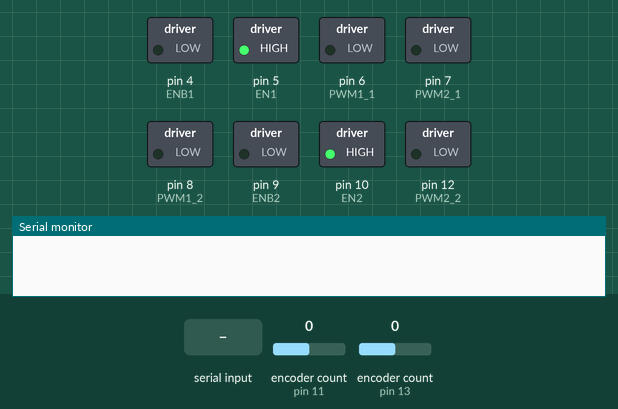
This sketch was run on a simulated Arduino Uno, built with avr-gcc and run on an emulated ATmega328P. On the bench: switched loads named in the sketch (green lamp = pin HIGH), the last lines printed to the serial monitor. The test bench sets the inputs (shaded band); at power-on: encoder count (sensors on pin 11, pin 13) 0.

Above: at 0.1 s.
At 3.1 s:
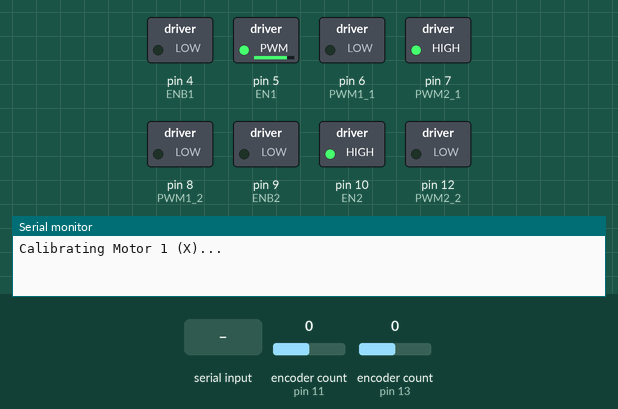
At 10.2 s:
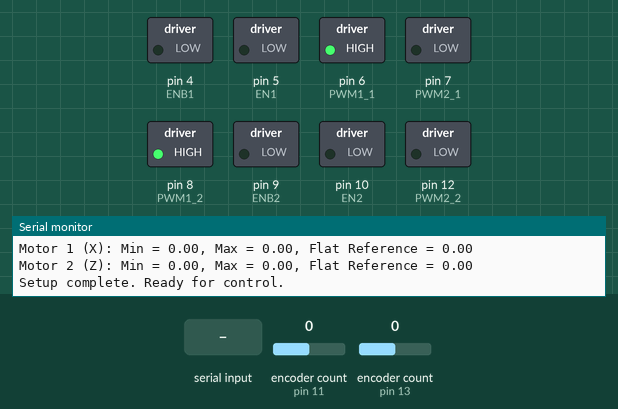
10.3 s: "X:\n" received over Serial
Timing chart, 0 to 13.3 s (numbered marks = the images above; inputs shaded):
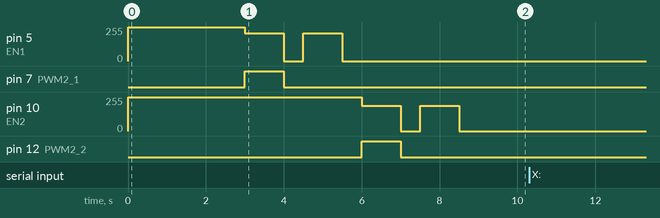

The sketch:

2Motor_ImpCL.ino
```cpp
#include <Encoder.h>

// Motor 1 Pins
#define EN1 5       // Enable pin for Motor 1
#define ENB1 4      // Inverted Enable pin for Motor 1
#define PWM1_1 6    // PWM pin for Motor 1 control
#define PWM2_1 7    // PWM pin for Motor 1 direction

// Motor 2 Pins
#define EN2 10      // Enable pin for Motor 2
#define ENB2 9      // Inverted Enable pin for Motor 2
#define PWM1_2 8    // PWM pin for Motor 2 control
#define PWM2_2 12   // PWM pin for Motor 2 direction

// Encoder counts per revolution
const int COUNTS_PER_REV = 12;  // Based on your encoder specs
const int GEAR_RATIO = 25;      // Gear ratio
const int ENC_PRX = 1600; // COUNTS_PER_REV * GEAR_RATIO; // Encoder counts per revolution Motor 1
const int ENC_PRZ = 1600; // COUNTS_PER_REV * GEAR_RATIO; // Encoder counts per revolution Motor 2

// Encoder objects
Encoder myEncX(11, 3); // Encoder for Motor 1
Encoder myEncZ(13, 2); // Encoder for Motor 2

// PID constants and variables for Motor 1 (X)
float KpX = 275, KiX = 10*0, KdX = 6;
float errX = 0, err_lastX = 0, err_intX = 0, err_dotX = 0;
float ucommandX = 0;

// PID constants and variables for Motor 2 (Z)
float KpZ = 275, KiZ = 10*0, KdZ = 6;
float errZ = 0, err_lastZ = 0, err_intZ = 0, err_dotZ = 0;
float ucommandZ = 0;

// Timing variables
float curTime = 0, prevTime = 0, deltaTime = 0;

// Target positions
float targetX = 0, targetZ = 0;
float maxAngleX = 0, minAngleX = 0;
float maxAngleZ = 0, minAngleZ = 0;

// Target smoothing
float alpha = 0.1; // Smoothing factor for first-order filter
float smooth_targetX = 0; // Smoothed reference angle for X
float smooth_targetZ = 0; // Smoothed reference angle for Z

// Motor state variables
long curPositionX = 0, curPositionZ = 0;
float cur_radX = 0, cur_radZ = 0;

// Motor speed limits
const int MAX_PWMX = 210;
const int MAX_PWMZ = 190;

void setup() {
  Serial.begin(115200);

  // Motor 1 setup
  pinMode(EN1, OUTPUT);
  pinMode(ENB1, OUTPUT);
  pinMode(PWM1_1, OUTPUT);
  pinMode(PWM2_1, OUTPUT);

  // Motor 2 setup
  pinMode(EN2, OUTPUT);
  pinMode(ENB2, OUTPUT);
  pinMode(PWM1_2, OUTPUT);
  pinMode(PWM2_2, OUTPUT);

  // Enable both motors
  digitalWrite(EN1, HIGH);
  digitalWrite(ENB1, LOW);
  digitalWrite(EN2, HIGH);
  digitalWrite(ENB2, LOW);
  delay(3000); // Find border in Python

  calibrateAngles();
  Serial.println("Setup complete. Ready for control.");

}

void loop() {
  updateTargetFromSerial();

  // Smoothly update reference angles
  smooth_targetX += alpha * (targetX - smooth_targetX);
  smooth_targetZ += alpha * (targetZ - smooth_targetZ);

  // Time-based control for PID calculations
  curTime = millis();
  deltaTime = (curTime - prevTime) / 1000.0; // Convert deltaTime to seconds

  // Update positions from encoders
  curPositionX = myEncX.read();
  curPositionZ = myEncZ.read();

  // Convert encoder counts to radians
  cur_radX = (2 * PI * curPositionX) / ENC_PRX;
  cur_radZ = (2 * PI * curPositionZ) / ENC_PRZ;

  // Calculate errors for PID control
  errX = smooth_targetX - cur_radX;
  errZ = smooth_targetZ - cur_radZ;

  // PID terms for Motor 1
  err_intX += errX * deltaTime;
  err_dotX = (errX - err_lastX) / deltaTime;
  ucommandX = KpX * errX + KiX * err_intX + KdX * err_dotX;
  //ucommandX = -ucommandX; // clear that we switched signs because of wiring.

  // PID terms for Motor 2
  err_intZ += errZ * deltaTime;
  err_dotZ = (errZ - err_lastZ) / deltaTime;
  ucommandZ = KpZ * errZ + KiZ * err_intZ + KdZ * err_dotZ;
  ucommandZ = -ucommandZ;
  // Constrain PWM output to avoid overflow
  int PWMX = constrain(ucommandX, -MAX_PWMX, MAX_PWMX);
  int PWMZ = constrain(-ucommandZ, -MAX_PWMZ, MAX_PWMZ);
  if (abs(PWMX) < 10) {
    PWMX = 0; // Set PWM to 0 if within dead zone
  } else if (abs(PWMZ) < 10){
    PWMZ = 0; // Set PWM to 0 if within dead zone
  }

  // Apply dead zone logic
  if (abs(PWMX) < 30) {
    PWMX = 0; // Set PWM to 0 if within dead zone
  }
  if (abs(PWMZ) < 30) {
    PWMZ = 0; // Set PWM to 0 if within dead zone
  }

  // Apply PWM to motors
  setMotorSpeed(1, PWMX); // Motor 1
  setMotorSpeed(2, PWMZ); // Motor 2

  // Update last error and time
  err_lastX = errX;
  err_lastZ = errZ;
  prevTime = curTime;

  // // Debugging output
  // Serial.print("Motor 1 (X) ");
  // Serial.print("Target: "); Serial.print(targetX);
  // Serial.print(" Current: "); Serial.print(cur_radX);
  // Serial.print(" PWM: "); Serial.print(PWMX);


  // Serial.print("Motor 2 (Z) ");
  // Serial.print("Target: "); Serial.print(targetZ);
  // Serial.print(" Current: "); Serial.print(cur_radZ);
  // Serial.print(" PWM: "); Serial.println(PWMZ);


  delay(33); // Control loop delay
}

// Function to control motor speed and direction
void setMotorSpeed(int motor, int pwm) {
  bool dir = pwm > 0; // Direction based on sign of PWM
  pwm = abs(pwm);     // Use absolute value for speed

  if (motor == 1) { // Motor 1
    analogWrite(EN1, pwm); // Set speed
    digitalWrite(PWM1_1, !dir); // Set direction
    digitalWrite(PWM2_1, dir);
  } else if (motor == 2) { // Motor 2
    analogWrite(EN2, pwm); // Set speed
    digitalWrite(PWM1_2, !dir); // Set direction
    digitalWrite(PWM2_2, dir);
  }
}

// Helper function to constrain a value within limits
float constrainValue(float value, float minLimit, float maxLimit) {
  if (value < minLimit) {
    return minLimit+.2;
  } else if (value > maxLimit) {
    return maxLimit-.2; // keep them away from very limits
  }
  return value;
}

// Function to process serial input and update target positions
void updateTargetFromSerial() {
  if (Serial.available() > 0) {
    String input = Serial.readStringUntil('\n'); // Read input until newline

    // Example input format: "X:00.00Z00.00"
    if (input.startsWith("X:") && input.indexOf("Z") != -1) {
      int zIndex = input.indexOf("Z"); // Find the index of 'Z'

      // Extract X value
      String xValue = input.substring(2, zIndex); // Extract value after "X:" up to "Z"
      float parsedX = xValue.toFloat(); // Convert to float

      // Extract Z value
      String zValue = input.substring(zIndex + 1); // Extract value after "Z"
      float parsedZ = zValue.toFloat(); // Convert to float

      // Adjust targets relative to flat position
      targetX = constrainValue(parsedX + targetX, minAngleX, maxAngleX); // Add offset from flat
      targetZ = constrainValue(parsedZ + targetZ, minAngleZ, maxAngleZ); // Add offset from flat


      // // Print updated constrained values
      // Serial.print("Constrained targetX: ");
      // Serial.println(targetX);
      // Serial.print("Constrained targetZ: ");
      // Serial.println(targetZ);

    } else {
      Serial.println("Invalid command. Use format: X:00.00Z00.00");
    }
  }
}

// Function to calibrate the angle limits for the motors
void calibrateAngles() {
  // Move Motor 1 (X) to positive limit
  Serial.println("Calibrating Motor 1 (X)...");
  setMotorSpeed(1, MAX_PWMX); // Full speed forward
  delay(1000); // Run for 2 seconds
  long curPositionX = myEncX.read();
  maxAngleX = (2 * PI * curPositionX) / ENC_PRX; // Convert to radians
  setMotorSpeed(1, 0); // Stop motor
  delay(500); // Allow motor to settle

  // Move Motor 1 (X) to negative limit
  setMotorSpeed(1, -MAX_PWMX); // Full speed backward
  delay(1000); // Run for 2 seconds
  curPositionX = myEncX.read();
  minAngleX = (2 * PI * curPositionX) / ENC_PRX; // Convert to radians
  setMotorSpeed(1, 0); // Stop motor
  delay(500); // Allow motor to settle

  // Calculate flat reference for Motor 1
  targetX = (maxAngleX + minAngleX) / 2.0;

  // Move Motor 2 (Z) to positive limit
  Serial.println("Calibrating Motor 2 (Z)...");
  setMotorSpeed(2, MAX_PWMZ); // Full speed forward
  delay(1000); // Run for 2 seconds
  long curPositionZ = myEncZ.read();
  maxAngleZ = (2 * PI * curPositionZ) / ENC_PRZ; // Convert to radians
  setMotorSpeed(2, 0); // Stop motor
  delay(500); // Allow motor to settle

  // Move Motor 2 (Z) to negative limit
  setMotorSpeed(2, -MAX_PWMZ); // Full speed backward
  delay(1000); // Run for 2 seconds
  curPositionZ = myEncZ.read();
  minAngleZ = (2 * PI * curPositionZ) / ENC_PRZ; // Convert to radians
  setMotorSpeed(2, 0); // Stop motor
  delay(500); // Allow motor to settle

  // Calculate flat reference for Motor 2
  targetZ = (maxAngleZ + minAngleZ) / 2.0;

  // Output calibration results
  Serial.println("Calibration complete:");
  Serial.print("Motor 1 (X): Min = "); Serial.print(minAngleX);
  Serial.print(", Max = "); Serial.print(maxAngleX);
  Serial.print(", Flat Reference = "); Serial.println(targetX);

  Serial.print("Motor 2 (Z): Min = "); Serial.print(minAngleZ);
  Serial.print(", Max = "); Serial.print(maxAngleZ);
  Serial.print(", Flat Reference = "); Serial.println(targetZ);
}
```
